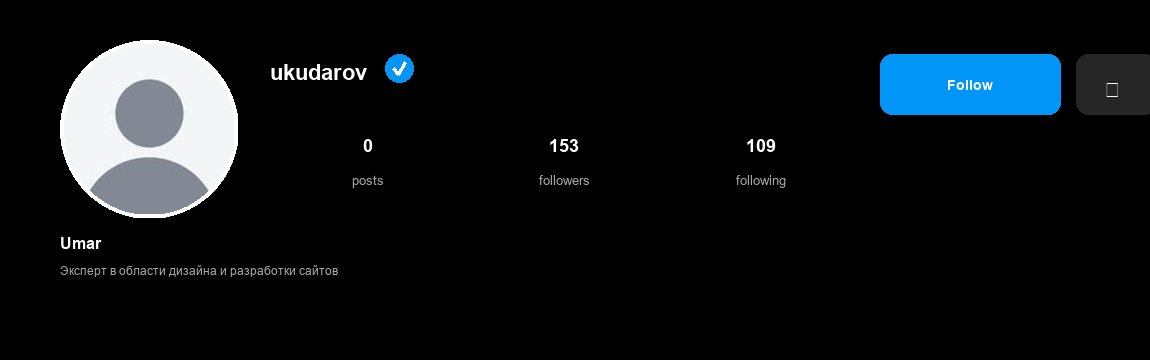
#> input picture design_tests/test_20251029_125030.png, 1150 x 360 px
$ python -i instagram_header_detector.py   (imports and definitions only)
#> lines starting #> are read from the running program, lines starting #| are printed output that depends on the picture; after the words box and inside, x2 and y2 are one past the last pixel; in counts of white or black regions, pixels touching at a corner belong together
"""
Instagram Header Detector - автоматическое определение высоты header профиля.
Решение DeepSeek с OpenCV и детекцией элементов.
"""

import cv2
import numpy as np
from PIL import Image
import os
from typing import Optional, Tuple, Dict, List


class InstagramHeaderDetector:
    """Класс для автоматического определения высоты header Instagram профиля"""

    def __init__(self):
        self.header_templates = self._load_header_templates()

    def _load_header_templates(self) -> Dict:
        """Загрузка шаблонов для определения header"""
        return {
            'avatar_region': (50, 150, 150, 250),  # Примерные координаты аватара
            'username_region': (200, 150, 500, 200),  # Область имени пользователя
            'stats_region': (200, 220, 500, 280),  # Область статистики
        }

    def detect_header_height(self, screenshot_path: str) -> int:
        """
        Автоматическое определение высоты header
        Возвращает высоту в пикселях для обрезки
        """
        try:
            print(f"[HEADER-DETECTOR] 🔍 Анализ скриншота: {screenshot_path}")

            # Метод 1: Поиск по цветам и контрасту
            height = self._detect_by_contrast(screenshot_path)
            if height:
                print(f"[HEADER-DETECTOR] ✅ Найдено по контрасту: {height}px")
                return height

            # Метод 2: Поиск элементов header
            height = self._detect_by_elements(screenshot_path)
            if height:
                print(f"[HEADER-DETECTOR] ✅ Найдено по элементам: {height}px")
                return height

            # Метод 3: Поиск UI элементов Instagram
            height = self._detect_by_ui_elements(screenshot_path)
            if height:
                print(f"[HEADER-DETECTOR] ✅ Найдено по UI: {height}px")
                return height

            # Метод 4: Фиксированная высота по умолчанию
            default_height = self._get_default_height(screenshot_path)
            print(f"[HEADER-DETECTOR] ⚠️ Используем высоту по умолчанию: {default_height}px")
            return default_height

        except Exception as e:
            print(f"[HEADER-DETECTOR] ❌ Ошибка определения высоты header: {e}")
            return 600  # Высота по умолчанию

    def _detect_by_contrast(self, screenshot_path: str) -> Optional[int]:
        """Определение высоты header по контрасту и цветам"""
        try:
            img = cv2.imread(screenshot_path)
#> img is the input picture: shape (360, 1150, 3); mean B, G, R 21.5, 18.6, 14.3
            if img is None:
                return None

            height, width = img.shape[:2]
#> height = 360; width = 1150
            print(f"[HEADER-DETECTOR] 📐 Размер изображения: {width}x{height}")
#| [HEADER-DETECTOR] 📐 Размер изображения: 1150x360

            # Конвертируем в grayscale
            gray = cv2.cvtColor(img, cv2.COLOR_BGR2GRAY)
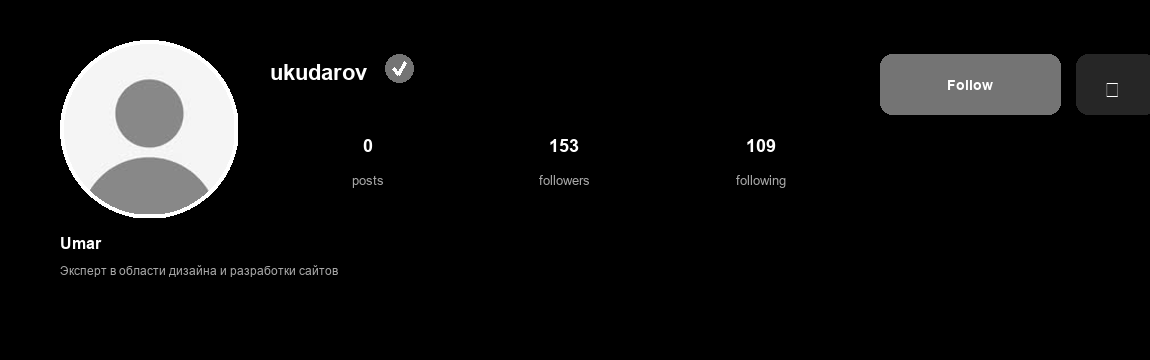
#> gray: shape (360, 1150); min 0, max 255, mean 17.7

            # Применяем детекцию краев
            edges = cv2.Canny(gray, 50, 150)
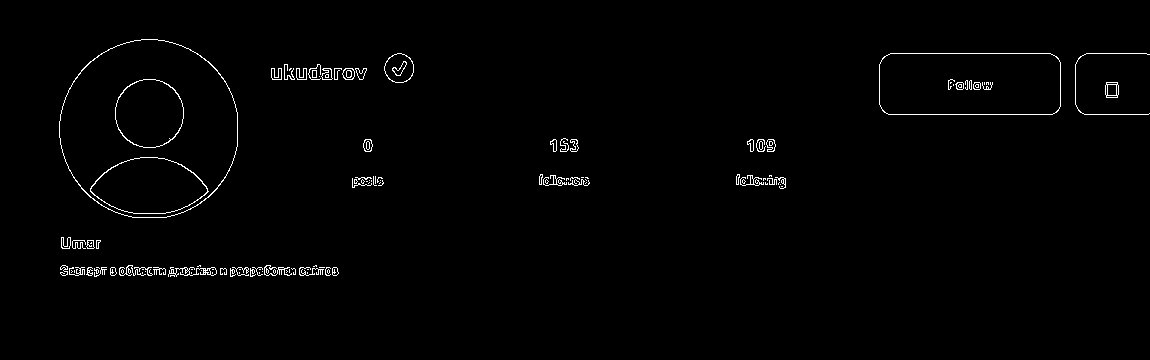
#> edges: shape (360, 1150); 1.2% white in thin lines or dots, all inside (x1, y1, x2, y2) = (59, 39, 1150, 277)

            # Ищем горизонтальные линии (границы header)
            lines = cv2.HoughLinesP(edges, 1, np.pi/180, threshold=50,
                                  minLineLength=width*0.3, maxLineGap=20)
#> lines = None

            if lines is not None:
                horizontal_lines = []
                for line in lines:
                    x1, y1, x2, y2 = line[0]
                    # Фильтруем горизонтальные линии
                    if abs(y2 - y1) < 10 and abs(x2 - x1) > width * 0.3:
                        horizontal_lines.append(y1)

                if horizontal_lines:
                    # Берем самую нижнюю горизонтальную линию как границу header
                    header_bottom = max(horizontal_lines)
                    result = min(header_bottom + 100, height)  # Добавляем отступ

                    # Ограничиваем максимальную высоту header
                    max_header_height = int(height * 0.3)  # Максимум 30% экрана
                    result = min(result, max_header_height)

                    print(f"[HEADER-DETECTOR] 📏 Найдена граница header: {result}px")
                    return result

            return None

        except Exception as e:
            print(f"[HEADER-DETECTOR] ⚠️ Ошибка в contrast detection: {e}")
            return None

    def _detect_by_elements(self, screenshot_path: str) -> Optional[int]:
        """Определение высоты по элементам header"""
        try:
            img = Image.open(screenshot_path)
#> img: PIL image 1150x360 RGB
            width, height = img.size
#> width = 1150; height = 360

            # Преобразуем в numpy array для OpenCV
            img_cv = cv2.cvtColor(np.array(img), cv2.COLOR_RGB2BGR)

            # Ищем характерные элементы header
            elements_found = []

            # 1. Поиск круглого аватара
            circles = self._detect_circles(img_cv)
            if circles is not None:
                avatar_y = int(circles[0, 0, 1])
                elements_found.append(avatar_y + 200)  # Аватар + отступ
                print(f"[HEADER-DETECTOR] 🔵 Найден аватар на Y: {avatar_y}")

            # 2. Поиск кнопок (обычно яркие элементы)
            buttons_y = self._detect_buttons(img_cv)
            if buttons_y:
                elements_found.append(buttons_y + 100)
                print(f"[HEADER-DETECTOR] 🔘 Найдены кнопки на Y: {buttons_y}")

            # 3. Поиск текста био
            bio_y = self._detect_bio_text(img_cv)
            if bio_y:
                elements_found.append(bio_y + 50)
                print(f"[HEADER-DETECTOR] 📝 Найден bio на Y: {bio_y}")

            if elements_found:
                result = min(max(elements_found), height - 100)
                print(f"[HEADER-DETECTOR] 📏 Найдено по элементам: {result}px")
                return result

            return None

        except Exception as e:
            print(f"[HEADER-DETECTOR] ⚠️ Ошибка в element detection: {e}")
            return None

    def _detect_circles(self, img) -> Optional[float]:
        """Детекция круглого аватара"""
        try:
            gray = cv2.cvtColor(img, cv2.COLOR_BGR2GRAY)
            gray = cv2.medianBlur(gray, 5)

            circles = cv2.HoughCircles(gray, cv2.HOUGH_GRADIENT, 1, 50,
                                     param1=50, param2=30, minRadius=40, maxRadius=80)
#> circles = [[148.5, 226.5, 69.2]]

            if circles is not None:
                circles = np.round(circles[0, :]).astype("int")
#> circles = [[148, 226, 69]]
#> in _detect_by_elements, `circles = self._detect_circles(img_cv)`: circles = 226
                # Возвращаем Y координату первого круга (аватар)
                return float(circles[0][1])
            return None
        except:
            return None

    # [61 lines left out: functions _detect_buttons, _detect_bio_text, not called in this run]

    def _detect_by_ui_elements(self, screenshot_path: str) -> Optional[int]:
        """Определение по UI элементам Instagram"""
        try:
            img = cv2.imread(screenshot_path)
            if img is None:
                return None

            height, width = img.shape[:2]
#> height = 360; width = 1150

            # Поиск характерных элементов Instagram UI
            elements = {
                'bottom_nav': self._find_bottom_navigation(img),
                'stories': self._find_stories_line(img),
                'posts_grid': self._find_posts_grid(img)
            }

            print(f"[HEADER-DETECTOR] 🔍 UI элементы: {elements}")

            # Находим самый верхний элемент контента
            content_starts = []
            for element_name, element_y in elements.items():
                if element_y:
                    content_starts.append(element_y)
                    print(f"[HEADER-DETECTOR] 📍 {element_name}: Y={element_y}")

            if content_starts:
                header_height = min(content_starts) - 50  # Отступ от контента
                result = max(400, min(header_height, height - 200))
                print(f"[HEADER-DETECTOR] 📏 Найдено по UI: {result}px")
                return result

            return None

        except Exception as e:
            print(f"[HEADER-DETECTOR] ⚠️ Ошибка UI detection: {e}")
            return None

    def _find_bottom_navigation(self, img) -> Optional[int]:
        """Поиск нижней навигации Instagram"""
        try:
            height, width = img.shape[:2]
#> height = 360; width = 1150
            # Нижняя часть изображения (последние 150px)
            bottom_region = img[height-150:height, :]
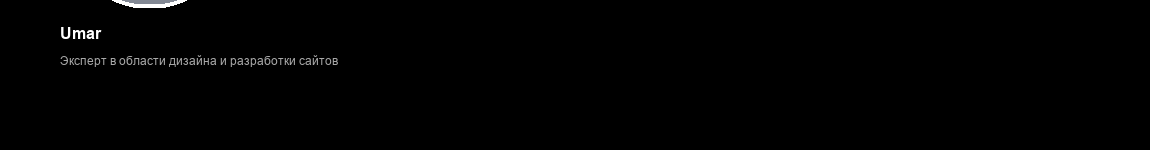
#> bottom_region: shape (150, 1150, 3); mean B, G, R 1.6, 1.6, 1.6

            # Ищем темную панель навигации
            gray_bottom = cv2.cvtColor(bottom_region, cv2.COLOR_BGR2GRAY)
            avg_brightness = np.mean(gray_bottom)
#> avg_brightness = 1.56

            if avg_brightness < 100:  # Темная панель
                return height - 150

            return None
        except:
            return None

    def _find_stories_line(self, img) -> Optional[int]:
        """Поиск линии Stories"""
        try:
            gray = cv2.cvtColor(img, cv2.COLOR_BGR2GRAY)

            # Ищем горизонтальные линии в верхней части
            edges = cv2.Canny(gray, 50, 150)
            lines = cv2.HoughLinesP(edges, 1, np.pi/180, threshold=30,
                                  minLineLength=100, maxLineGap=10)
#> lines = [[890, 53, 1050, 53], [888, 114, 1052, 114], [111, 275, 336, 267], [64, 271, 328, 267], [230, 274, 338, 273], [63, 270, 210, 268], [168, 275, 337, 269], [61, 274, 189, 272], [60, 273, 247, 270], [159, 270, 305, 268]]

            if lines is not None:
                for line in lines:
                    x1, y1, x2, y2 = line[0]
                    if abs(y2 - y1) < 5 and 200 < y1 < 600:  # Горизонтальная линия в области stories
                        return y1
#> this loop made 4 passes

            return None
        except:
            return None

    def _find_posts_grid(self, img) -> Optional[int]:
        """Поиск начала grid с постами"""
        try:
            gray = cv2.cvtColor(img, cv2.COLOR_BGR2GRAY)

            # Ищем регулярный pattern grid (3 колонки)
            # Простая реализация - ищем область с высокой текстурой
            kernel = np.ones((5,5), np.uint8)
            gradient = cv2.morphologyEx(gray, cv2.MORPH_GRADIENT, kernel)
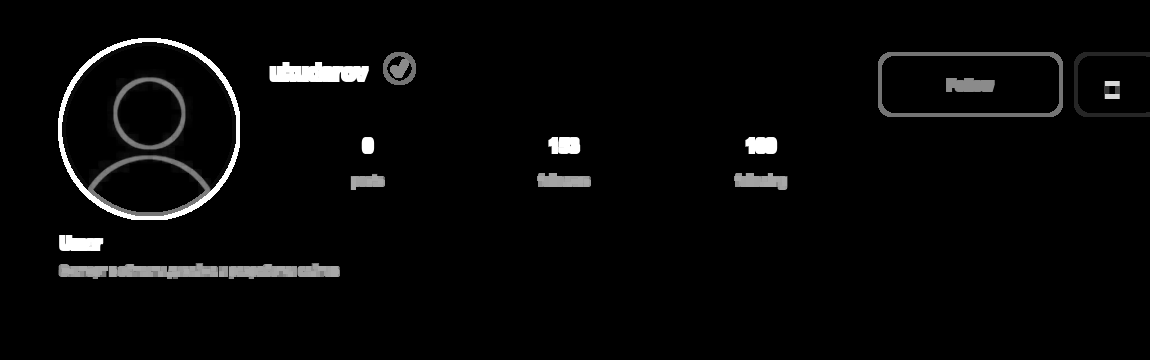
#> gradient: shape (360, 1150); min 0, max 255, mean 7.6

            # Сканируем сверху вниз для нахождения начала grid
            height, width = gradient.shape
#> height = 360; width = 1150
            step = 10

            for y in range(400, height - 100, step):
                row_region = gradient[y:y+step, :]
                row_variance = np.var(row_region)

                # Высокая вариация указывает на текстуру grid
                if row_variance > 1000:
                    return y

            return None
        except:
            return None

    # [15 lines left out: function _get_default_height, not called in this run]

    def crop_to_header(self, screenshot_path: str, output_path: str = None) -> str:
        """
        Основная функция обрезки скриншота до header
        """
        if output_path is None:
            name, ext = os.path.splitext(screenshot_path)
            output_path = f"{name}_header{ext}"

        try:
            print(f"[HEADER-DETECTOR] 🔍 Анализ скриншота: {screenshot_path}")

            # Определяем высоту header
            header_height = self.detect_header_height(screenshot_path)
#| [HEADER-DETECTOR] 🔍 UI элементы: {'bottom_nav': 210, 'stories': 271, 'posts_grid': None}
#> the loop in _detect_by_ui_elements, `for element_name, element_y in elements.items():` made 3 passes
#> (element_name, element_y) on passes 1 to 3: ('bottom_nav', 210), ('stories', 271), ('posts_grid', None)
#| [HEADER-DETECTOR] 📍 bottom_nav: Y=210
#| [HEADER-DETECTOR] 📍 stories: Y=271
#> after the loop in _detect_by_ui_elements, `for element_name, element_y in elements.items():`: content_starts = [210, 271]
#> in _detect_by_ui_elements, `header_height = min(content_starts) - 50`: header_height = 160
#> in _detect_by_ui_elements, `result = max(400, min(header_height, height - 200))`: result = 400
#| [HEADER-DETECTOR] 📏 Найдено по UI: 400px
#| [HEADER-DETECTOR] ✅ Найдено по UI: 400px
#> header_height = 400

            # Открываем и обрезаем изображение
            with Image.open(screenshot_path) as img:
                width, height = img.size
#> width = 1150; height = 360

                # Обрезаем до определенной высоты
                crop_box = (0, 0, width, min(header_height, height))
#> crop_box = (0, 0, 1150, 360)
                cropped_img = img.crop(crop_box)

                # Сохраняем результат
                cropped_img.save(output_path, quality=95)

                print(f"[HEADER-DETECTOR] ✅ Скриншот обрезан: {header_height}px -> {output_path}")
#| [HEADER-DETECTOR] ✅ Скриншот обрезан: 400px -> ../../design_tests/test_20251029_125030_header.png
                return output_path

        except Exception as e:
            print(f"[HEADER-DETECTOR] ❌ Ошибка обрезки скриншота: {e}")
            # В случае ошибки возвращаем оригинальный путь
            return screenshot_path

    # [24 lines left out: function batch_crop_screenshots, not called in this run]

>>> result = InstagramHeaderDetector().crop_to_header('../../design_tests/test_20251029_125030.png')

$ run again, on design_tests/test_20251029_205251.png
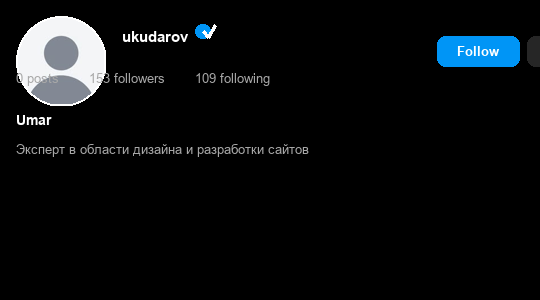
#> input picture design_tests/test_20251029_205251.png, 540 x 300 px
#> in _detect_by_contrast, img is the input picture: shape (300, 540, 3); mean B, G, R 14.7, 13, 10.6
#| [HEADER-DETECTOR] 📐 Размер изображения: 540x300
#> in _detect_by_contrast, `edges = cv2.Canny(gray, 50, 150)`:
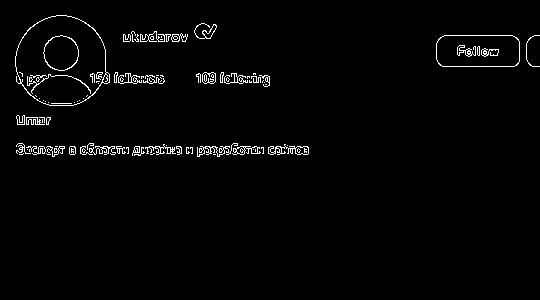
#> edges: shape (300, 540); 2% white in thin lines or dots, all inside (x1, y1, x2, y2) = (15, 15, 540, 157)
#> lines = [[16, 146, 307, 146], [19, 148, 308, 148], [16, 152, 308, 152], [16, 151, 308, 151], [17, 153, 308, 153], [20, 147, 308, 147], [19, 149, 308, 149], [19, 154, 243, 154], [16, 150, 308, 150]]
#> the loop in _detect_by_contrast, `for line in lines:` made 9 passes
#> after the loop in _detect_by_contrast, `for line in lines:`: horizontal_lines = [146, 148, 152, 151, 153, 147, 149, 154, 150]
#> header_bottom = 154
#> in _detect_by_contrast, `result = min(header_bottom + 100, height)`: result = 254
#> in _detect_by_contrast, `result = min(result, max_header_height)`: result = 90
#| [HEADER-DETECTOR] 📏 Найдена граница header: 90px
#| [HEADER-DETECTOR] ✅ Найдено по контрасту: 90px
#> img: PIL image 540x300 RGB
#> crop_box = (0, 0, 540, 90)
#> in crop_to_header, `cropped_img = img.crop(crop_box)`:
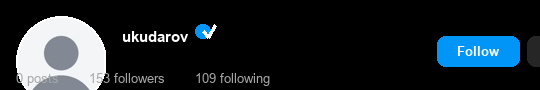
#> cropped_img: PIL image 540x90 RGB; mean R, G, B 29.2, 37.1, 42.6
#| [HEADER-DETECTOR] ✅ Скриншот обрезан: 90px -> ../../design_tests/test_20251029_205251_header.png
